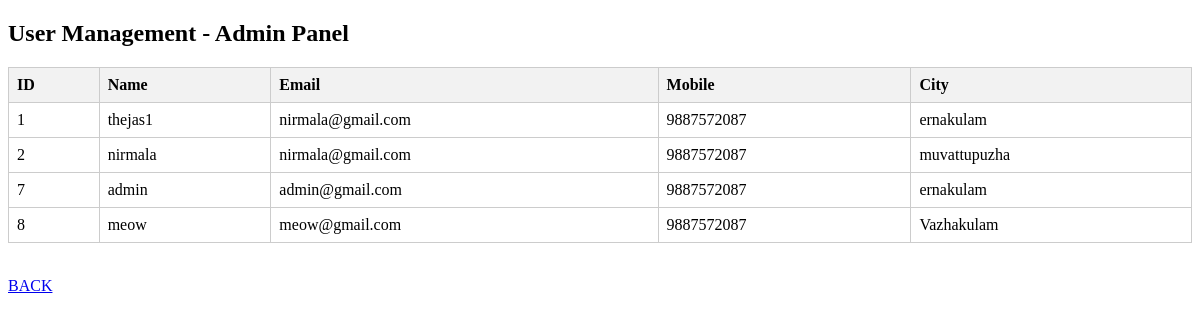
Screenshot of /php/admin.php with the database file from the repository.
### tables this page shows
CREATE TABLE `users` (
  `id` int(11) NOT NULL,
  `name` varchar(50) NOT NULL,
  `email` varchar(50) NOT NULL,
  `mobile` bigint(10) NOT NULL,
  `city` varchar(50) NOT NULL,
  `password` varchar(10) NOT NULL
);

### php/admin.php (the view, shortened to what this page needs)
<!DOCTYPE html>
<html>
<head>
  <link rel="stylesheet" href="adminstyles.css">
</head>
<body>
  <div class="wrapper">
    <h2>User Management - Admin Panel</h2>
    <?php
    $conn = new mysqli('localhost','root','','hire22db');
    $sql = "SELECT id, name, email, mobile, city FROM users";
    $result = $conn->query($sql);
    if ($result->num_rows > 0) {
      echo "<table>";
      echo "<tr><th>ID</th><th>Name</th><th>Email</th><th>Mobile</th><th>City</th></tr>";
      while($row = $result->fetch_assoc()) {
        echo "<tr>";
        echo "<td>" . $row["id"] . "</td>";
        echo "<td>" . $row["name"] . "</td>";
        echo "<td>" . $row["email"] . "</td>";
        echo "<td>" . $row["mobile"] . "</td>";
        echo "<td>" . $row["city"] . "</td>";
        echo "</tr>";
      }
      echo "</table>";
    } else {
      echo "No users found.";
    }
    ?>
    <br>
    <p><a href="home.html">BACK</a></p>
  </div>
</body>
</html>

### php/adminstyles.css (style rules this page uses)
table { width: 100%; border-collapse: collapse; margin-top: 20px; }
table, th, td { border: 1px solid #ddd; }
th, td { padding: 10px; text-align: left; }
th { background-color: #f2f2f2; }

### php/admin.php (style rules this page uses)
table { width: 100%; border-collapse: collapse; }
table, th, td { border: 1px solid #ccc; padding: 8px; }
th { background-color: #f2f2f2; }

### rows the page displays
users: id "1", name "thejas1", email "nirmala@gmail.com", mobile "9887572087", city "ernakulam"
users: id "2", name "nirmala", email "nirmala@gmail.com", mobile "9887572087", city "muvattupuzha"
users: id "7", name "admin", email "admin@gmail.com", mobile "9887572087", city "ernakulam"
users: id "8", name "meow", email "meow@gmail.com", mobile "9887572087", city "Vazhakulam"
